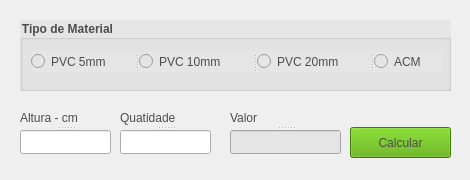
<?xml version="1.0" encoding="UTF-8"?>
<ui version="4.0">
 <class>Form</class>
 <widget class="QWidget" name="Form">
  <property name="geometry">
   <rect>
    <x>0</x>
    <y>0</y>
    <width>470</width>
    <height>180</height>
   </rect>
  </property>
  <property name="maximumSize">
   <size>
    <width>470</width>
    <height>180</height>
   </size>
  </property>
  <property name="windowTitle">
   <string>Calculo de Letra Caixa - Comunicação Visual</string>
  </property>
  <property name="windowIcon">
   <iconset>
    <normaloff>../../../Área de Trabalho/logo.png</normaloff>../../../Área de Trabalho/logo.png</iconset>
  </property>
  <widget class="QGroupBox" name="groupBox">
   <property name="geometry">
    <rect>
     <x>20</x>
     <y>20</y>
     <width>431</width>
     <height>71</height>
    </rect>
   </property>
   <property name="font">
    <font>
     <weight>75</weight>
     <bold>true</bold>
    </font>
   </property>
   <property name="styleSheet">
    <string notr="true">background-color: rgb(229, 229, 229);
color: rgb(76, 76, 76);</string>
   </property>
   <property name="title">
    <string>Tipo de Material</string>
   </property>
   <widget class="QSplitter" name="splitter">
    <property name="geometry">
     <rect>
      <x>11</x>
      <y>31</y>
      <width>411</width>
      <height>21</height>
     </rect>
    </property>
    <property name="orientation">
     <enum>Qt::Horizontal</enum>
    </property>
    <widget class="QRadioButton" name="rd_1">
     <property name="text">
      <string>PVC 5mm</string>
     </property>
    </widget>
    <widget class="QRadioButton" name="rd_2">
     <property name="text">
      <string>PVC 10mm</string>
     </property>
    </widget>
    <widget class="QRadioButton" name="rd_3">
     <property name="text">
      <string>PVC 20mm</string>
     </property>
    </widget>
    <widget class="QRadioButton" name="rd_4">
     <property name="text">
      <string>ACM</string>
     </property>
    </widget>
   </widget>
  </widget>
  <widget class="QPushButton" name="bt_calcular">
   <property name="geometry">
    <rect>
     <x>350</x>
     <y>127</y>
     <width>101</width>
     <height>31</height>
    </rect>
   </property>
   <property name="styleSheet">
    <string notr="true">background-color: rgb(85, 170, 0);
color: rgb(76, 76, 76);
</string>
   </property>
   <property name="text">
    <string>Calcular</string>
   </property>
  </widget>
  <widget class="QSplitter" name="splitter_2">
   <property name="geometry">
    <rect>
     <x>20</x>
     <y>110</y>
     <width>91</width>
     <height>44</height>
    </rect>
   </property>
   <property name="orientation">
    <enum>Qt::Vertical</enum>
   </property>
   <widget class="QLabel" name="label">
    <property name="styleSheet">
     <string notr="true">color: rgb(76, 76, 76);</string>
    </property>
    <property name="text">
     <string>Altura - cm</string>
    </property>
   </widget>
   <widget class="QLineEdit" name="ln_altura">
    <property name="alignment">
     <set>Qt::AlignCenter</set>
    </property>
   </widget>
  </widget>
  <widget class="QSplitter" name="splitter_3">
   <property name="geometry">
    <rect>
     <x>120</x>
     <y>110</y>
     <width>91</width>
     <height>44</height>
    </rect>
   </property>
   <property name="orientation">
    <enum>Qt::Vertical</enum>
   </property>
   <widget class="QLabel" name="label_2">
    <property name="styleSheet">
     <string notr="true">color: rgb(76, 76, 76);</string>
    </property>
    <property name="text">
     <string>Quatidade</string>
    </property>
   </widget>
   <widget class="QLineEdit" name="ln_quantidade">
    <property name="alignment">
     <set>Qt::AlignCenter</set>
    </property>
   </widget>
  </widget>
  <widget class="QSplitter" name="splitter_4">
   <property name="geometry">
    <rect>
     <x>230</x>
     <y>110</y>
     <width>111</width>
     <height>44</height>
    </rect>
   </property>
   <property name="orientation">
    <enum>Qt::Vertical</enum>
   </property>
   <widget class="QLabel" name="label_3">
    <property name="styleSheet">
     <string notr="true">color: rgb(76, 76, 76);</string>
    </property>
    <property name="text">
     <string>Valor</string>
    </property>
   </widget>
   <widget class="QLineEdit" name="ln_valor">
    <property name="font">
     <font>
      <weight>75</weight>
      <bold>true</bold>
     </font>
    </property>
    <property name="styleSheet">
     <string notr="true">background-color: rgb(229, 229, 229);</string>
    </property>
    <property name="alignment">
     <set>Qt::AlignCenter</set>
    </property>
   </widget>
  </widget>
 </widget>
 <resources>
  <include location="label.qrc"/>
 </resources>
 <connections/>
</ui>
